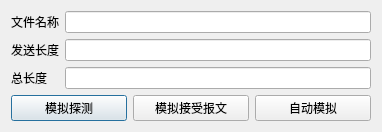
<?xml version="1.0" encoding="UTF-8"?>
<ui version="4.0">
	<class>QRingMemBufShmDebugWidget</class>
	<widget class="QDialog" name="QRingMemBufShmDebugWidget">
		<property name="geometry">
			<rect>
				<x>0</x>
				<y>0</y>
				<width>382</width>
				<height>125</height>
			</rect>
		</property>
		<property name="windowTitle">
			<string>模拟发生器</string>
		</property>
		<layout class="QVBoxLayout" name="verticalLayout_2">
			<item>
				<layout class="QVBoxLayout" name="verticalLayout">
					<item>
						<layout class="QGridLayout" name="gridLayoutNameID">
							<item row="2" column="0">
								<layout class="QGridLayout" name="gridLayout">
									<item row="0" column="0">
										<widget class="QLabel" name="m_lblSendLength_2">
											<property name="text">
												<string>总长度</string>
											</property>
										</widget>
									</item>
								</layout>
							</item>
							<item row="0" column="0">
								<widget class="QLabel" name="m_lblFileName">
									<property name="text">
										<string>文件名称</string>
									</property>
								</widget>
							</item>
							<item row="0" column="2">
								<widget class="QLineEdit" name="m_edtFileName"/>
							</item>
							<item row="1" column="2">
								<widget class="QLineEdit" name="m_edtSendLength"/>
							</item>
							<item row="1" column="0">
								<widget class="QLabel" name="m_lblSendLength">
									<property name="text">
										<string>发送长度</string>
									</property>
								</widget>
							</item>
							<item row="2" column="2">
								<widget class="QLineEdit" name="m_edtSendLengthTotal">
									<property name="readOnly">
										<bool>true</bool>
									</property>
								</widget>
							</item>
						</layout>
					</item>
					<item>
						<layout class="QHBoxLayout" name="horizontalLayout">
							<property name="spacing">
								<number>6</number>
							</property>
							<item>
								<widget class="QPushButton" name="m_Btn_WriteDetectPkg">
									<property name="text">
										<string>模拟探测</string>
									</property>
								</widget>
							</item>
							<item>
								<widget class="QPushButton" name="m_Btn_WriteRcvPkg">
									<property name="text">
										<string>模拟接受报文</string>
									</property>
								</widget>
							</item>
							<item>
								<widget class="QPushButton" name="m_btnAutoWrite">
									<property name="text">
										<string>自动模拟</string>
									</property>
								</widget>
							</item>
						</layout>
					</item>
				</layout>
			</item>
		</layout>
	</widget>
	<resources/>
	<connections/>
</ui>
